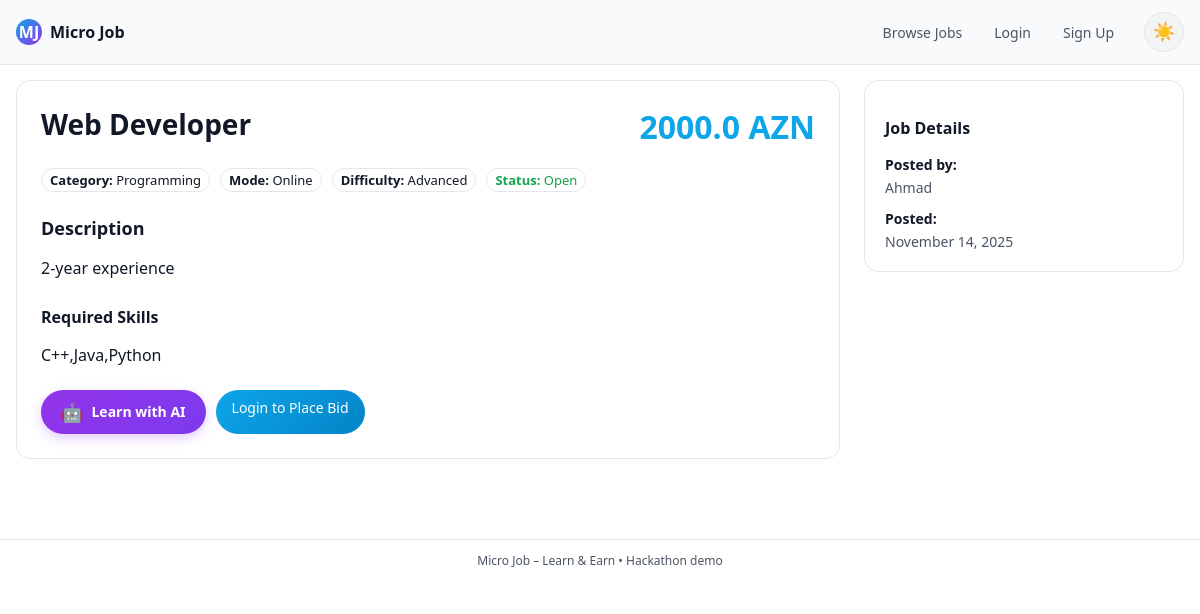
The page /task/6 on the database as committed earlier.
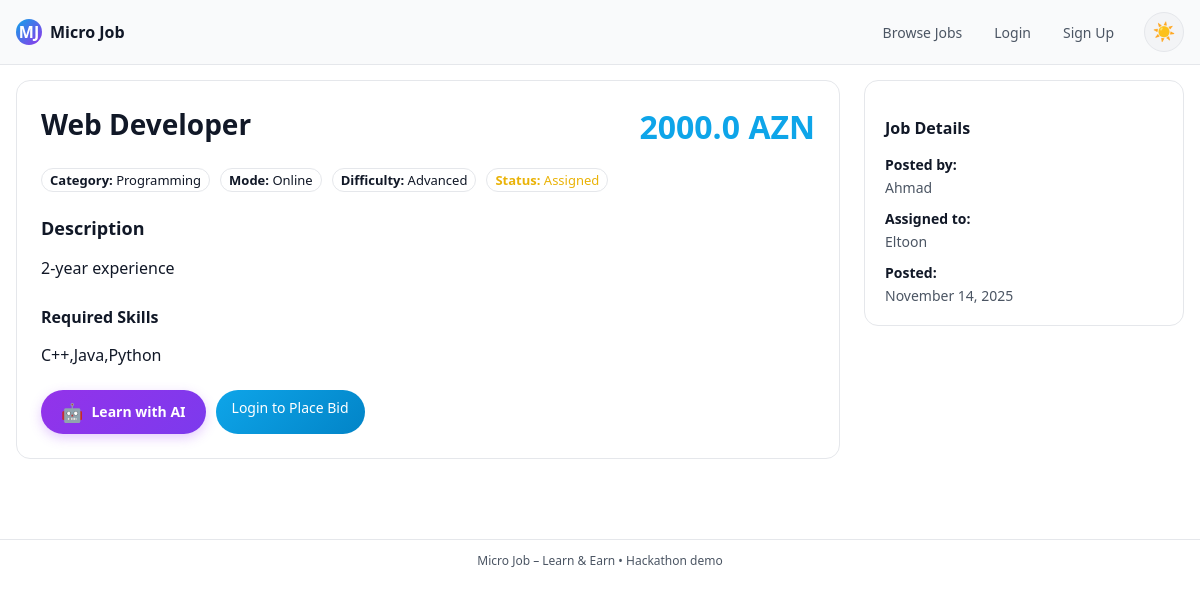
The same page on the database as committed later.
### app.py (models this page shows, shortened)
class Task(db.Model):
    id = db.Column(db.Integer, primary_key=True)
    title = db.Column(db.String(200), nullable=False)
    description = db.Column(db.Text, nullable=False)
    budget_azn = db.Column(db.Float, nullable=False)
    category = db.Column(db.String(120))
    mode = db.Column(db.String(20))
    status = db.Column(db.String(20), default='open')
    created_at = db.Column(db.DateTime, default=datetime.utcnow)
    required_skill = db.Column(db.String(120))
    difficulty = db.Column(db.String(20))
    employer_id = db.Column(db.Integer, db.ForeignKey('user.id'))
    worker_id   = db.Column(db.Integer, db.ForeignKey('user.id'))
    accepted_bid_id = db.Column(db.Integer, db.ForeignKey('bid.id'), nullable=True)
    bids = db.relationship('Bid', primaryjoin='Task.id == Bid.task_id', backref='task', lazy=True, cascade='all, delete-orphan')
    accepted_bid = db.relationship('Bid', foreign_keys=[accepted_bid_id], uselist=False, post_update=True)
    reviews = db.relationship('Review', backref='task', lazy=True)

class User(db.Model):
    id = db.Column(db.Integer, primary_key=True)
    name = db.Column(db.String(120), nullable=False)
    email = db.Column(db.String(120), unique=True, nullable=False)
    password_hash = db.Column(db.String(200), nullable=False)
    role = db.Column(db.String(20), nullable=False)
    skills = db.Column(db.String(200))
    bio = db.Column(db.Text)
    avatar = db.Column(db.String(200))
    location = db.Column(db.String(100))
    created_at = db.Column(db.DateTime, default=datetime.utcnow)
    tasks_posted = db.relationship('Task', backref='employer', foreign_keys='Task.employer_id')
    tasks_taken  = db.relationship('Task', backref='worker', foreign_keys='Task.worker_id')
    bids = db.relationship('Bid', backref='worker', lazy=True)
    reviews_received = db.relationship('Review', backref='reviewee', foreign_keys='Review.reviewee_id')
    reviews_given = db.relationship('Review', backref='reviewer', foreign_keys='Review.reviewer_id')
    sent_messages = db.relationship('Message', backref='sender', foreign_keys='Message.sender_id')
    received_messages = db.relationship('Message', backref='receiver', foreign_keys='Message.receiver_id')

### app.py (the view)
@app.route('/task/<int:task_id>')
def task_detail(task_id):
    task = Task.query.get_or_404(task_id)
    user = current_user()
    bids = Bid.query.filter_by(task_id=task_id).order_by(Bid.amount.asc()).all()
    user_bid = None
    if user and user.role == 'worker':
        user_bid = Bid.query.filter_by(task_id=task_id, worker_id=user.id).first()
    return render_template('task_detail.html', task=task, user=user, bids=bids, user_bid=user_bid)

### app.py (called while the page is built)
@app.template_filter('nl2br')
def nl2br_filter(value):
    if value:
        return markupsafe.Markup(value.replace('\n', '<br>\n'))
    return value

def current_user():
    if 'user_id' in session:
        return User.query.get(session['user_id'])
    return None

### templates/task_detail.html (shortened to what this page needs)
{% extends "base.html" %}
{% block content %}
<div class="task-detail-wrapper">
  <div class="task-detail-main">
    <div class="task-detail-card">
      <div class="task-detail-header">
        <h1>{{ task.title }}</h1>
        <div class="task-budget-large">{{ task.budget_azn }} AZN</div>
      </div>
      <div class="task-detail-meta">
        <span class="meta-badge"><strong>Category:</strong> {{ task.category or 'General' }}</span>
        <span class="meta-badge"><strong>Mode:</strong> {{ task.mode|title }}</span>
        <span class="meta-badge"><strong>Difficulty:</strong> {{ task.difficulty|title }}</span>
        <span class="meta-badge status-{{ task.status }}"><strong>Status:</strong> {{ task.status|title }}</span>
      </div>
      <div class="task-description">
        <h2>Description</h2>
        <p>{{ task.description|nl2br }}</p>
      </div>
      {% if task.required_skill %}
      <div class="task-skills">
        <h3>Required Skills</h3>
        <p>{{ task.required_skill }}</p>
      </div>
      {% endif %}
      <div class="task-detail-actions">
        {% if user and user.role == 'employer' and task.employer_id == user.id %}
          {% if task.status == 'assigned' %}
            <form method="post" action="{{ url_for('complete_task', task_id=task.id) }}" style="display:inline;">
              <button type="submit" class="btn-primary">Mark as Completed</button>
            </form>
          {% endif %}
          {% if task.status == 'completed' %}
            {% set existing_review = task.reviews|selectattr('reviewer_id', 'equalto', user.id)|list %}
            {% if not existing_review %}
              <a href="{{ url_for('add_review', task_id=task.id) }}" class="btn-primary">Leave Review</a>
            {% endif %}
          {% endif %}
        {% elif not user %}
          <a href="{{ url_for('learn', task_id=task.id) }}" class="btn-ai-learn">
            <span class="ai-icon">🤖</span> Learn with AI
          </a>
          <a href="{{ url_for('login') }}" class="btn-primary">Login to Place Bid</a>
        {% endif %}
      </div>
    </div>
  </div>
  <div class="task-sidebar">
    <div class="sidebar-card">
      <h3>Job Details</h3>
      <div class="sidebar-info">
        <div class="info-item">
          <strong>Posted by:</strong>
          <a href="{{ url_for('profile', user_id=task.employer_id) }}">{{ task.employer.name }}</a>
        </div>
        {% if task.worker %}
        <div class="info-item">
          <strong>Assigned to:</strong>
          <a href="{{ url_for('profile', user_id=task.worker_id) }}">{{ task.worker.name }}</a>
        </div>
        {% endif %}
        <div class="info-item">
          <strong>Posted:</strong>
          {{ task.created_at.strftime('%B %d, %Y') if task.created_at else 'Recently' }}
        </div>
      </div>
    </div>
  </div>
</div>
{% endblock %}

Rows that differ between the two databases and show on the page:
changed Task "Web Developer": status "Open" → "Assigned"; worker_id empty → 4 (drawn)
now on this page (row unchanged): User: worker.name "Eltoon"
Other text that changed with them:
text now shown: "Assigned to:"
